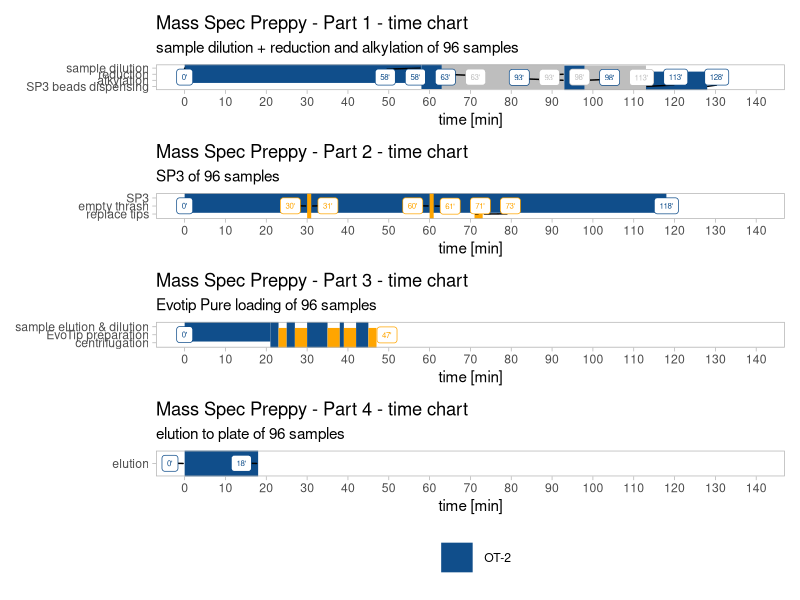
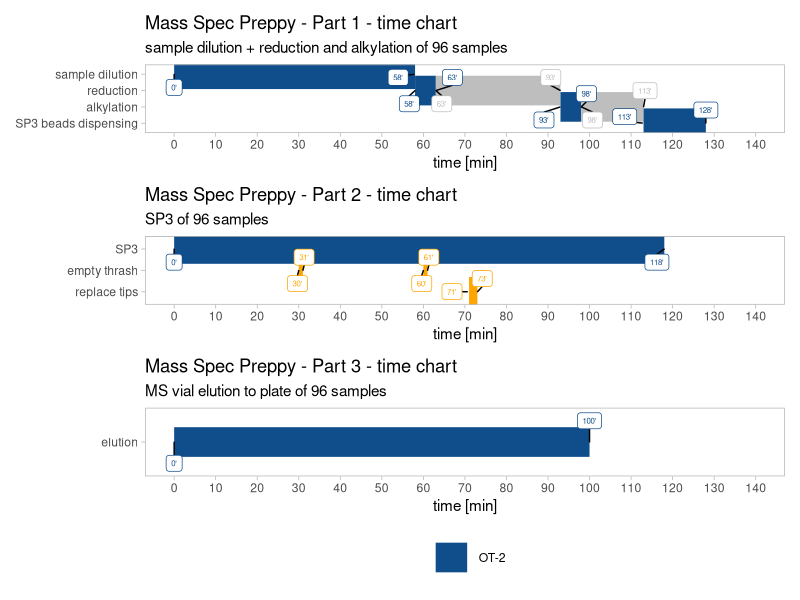

These figures' R source, in order:
library(tidyverse)
library(ggrepel)
library(patchwork)


#colors
manual_colors <-  c("OT-2" = "dodgerblue4","manual"= "orange","H/S incubation_time" = "grey")


#part1
part1<- tribble(~item, ~activity,~manual_OT_2,~start,~end,
        1,"sample dilution","OT-2",0,58,
        2,"reduction","OT-2",58,63,
        3,"reduction","H/S incubation_time",63,93,
        6,"alkylation","OT-2",93,98,
        8,"alkylation","H/S incubation_time",98,113,
        9,"SP3 beads dispensing","OT-2",113,128
        )


# part2
part2<- tribble(~item, ~activity,~manual_OT_2,~start,~end,
                1,"SP3","OT-2",0,118,
                2,"empty thrash","manual",30,31,
                3,"empty thrash","manual",60,61,
                4,"replace tips","manual",71,73
)


# part3 EvoTip
part3_EvoTip<- tribble(~item, ~activity,~manual_OT_2,~start,~end,
                1,"sample elution & dilution","OT-2",0,21,#sample prep
                2,"EvoTip preparation","OT-2",21,23,#Solvent B
                3,"centrifugation","manual",23,25,
                4,"EvoTip preparation","OT-2",25,27,#Solvent A
                5,"centrifugation","manual",27,30,
                6,"EvoTip preparation","OT-2",30,35,#sample loading
                7,"centrifugation","manual",35,38,
                8,"EvoTip preparation","OT-2",38,39,#Solvent A
                9,"centrifugation","manual",39,42,
                10,"EvoTip preparation","OT-2",42,45,#Solvent A
                11,"centrifugation","manual",45,47
)


# part4 post Evotip elution
part4_EvoTip<- tribble(~item, ~activity,~manual_OT_2,~start,~end,
                1,"elution","OT-2",0,18
)

# part3 MSvial
part3_MSvial<- tribble(~item, ~activity,~manual_OT_2,~start,~end,
                       1,"elution","OT-2",0,100
)


# tidy data ---------------------------------------------------------------
  
#tidy part1
part1_fact <- unique(part1$activity)
part1_tidy <- part1 %>% 
  pivot_longer(c("start","end"),names_to = "start_end",values_to = "minutes") %>% 
  mutate(activity = factor(activity,levels = rev(part1_fact)))

#tidy part2
part2_fact <- unique(part2$activity)
part2_tidy <- part2 %>% 
  pivot_longer(c("start","end"),names_to = "start_end",values_to = "minutes") %>% 
  mutate(activity = factor(activity,levels = rev(part2_fact)))

#tidy part3 EvoTip
part3_EvoTip_fact <- unique(part3_EvoTip$activity)
part3_EvoTip_tidy <- part3_EvoTip %>% 
  pivot_longer(c("start","end"),names_to = "start_end",values_to = "minutes") %>% 
  mutate(activity = factor(activity,levels = rev(part3_EvoTip_fact)))

#tidy part4
part4_EvoTip_fact <- unique(part4_EvoTip$activity)
part4_EvoTip_tidy <- part4_EvoTip %>% 
  pivot_longer(c("start","end"),names_to = "start_end",values_to = "minutes") %>% 
  mutate(activity = factor(activity,levels = rev(part4_EvoTip_fact)))


#tidy part3 MSvial
part3_MSvial_fact <- unique(part3_MSvial$activity)
part3_MSvial_tidy <- part3_MSvial %>% 
  pivot_longer(c("start","end"),names_to = "start_end",values_to = "minutes") %>% 
  mutate(activity = factor(activity,levels = rev(part3_MSvial_fact)))


# plots -------------------------------------------------------------------

part1_plot<- ggplot(part1_tidy, aes(minutes, activity, color = manual_OT_2, group=item)) +
  geom_line(size = 10) +
  labs(x="time [min]", y=NULL, title="Mass Spec Preppy - Part 1 - time chart", subtitle = "sample dilution + reduction and alkylation of 96 samples")+
  theme_light()+
  theme(panel.grid = element_blank())+
  scale_x_continuous(breaks = seq(0,140,10))+
  scale_color_manual(values = manual_colors)+
  geom_label_repel(mapping = aes(label = paste(minutes,"'",sep="")),size = 2,
                   nudge_y = rep(c(-0.5,0.5),nrow(part1_tidy)/2),show.legend = F,segment.color = "black",min.segment.length = 0.01)+
  theme(legend.position = "bottom")+
  coord_cartesian(xlim = c(0,140))+
  guides(color = "none")


part2_plot<- ggplot(part2_tidy, aes(minutes, activity, color = manual_OT_2, group=item)) +
  geom_line(size = 10) +
  labs(x="time [min]", y=NULL, title="Mass Spec Preppy - Part 2 - time chart", subtitle = "SP3 of 96 samples")+
  theme_light()+
  theme(panel.grid = element_blank())+
  scale_x_continuous(breaks = seq(0,140,10))+
  scale_color_manual(values = manual_colors)+
  geom_label_repel(mapping = aes(label = paste(minutes,"'",sep="")),size = 2,
                   nudge_y = rep(c(-0.5,0.5),nrow(part2_tidy)/2),show.legend = F,segment.color = "black",min.segment.length = 0.01)+
  theme(legend.position = "bottom")+
  coord_cartesian(xlim = c(0,140))+
  guides(color = "none")


part3_EvoTip_plot<- ggplot(part3_EvoTip_tidy, aes(minutes, activity, color = manual_OT_2, group=item)) +
  geom_line(size = 10) +
  labs(x="time [min]", y=NULL, title="Mass Spec Preppy - Part 3 - time chart", subtitle = "Evotip Pure loading of 96 samples")+
  theme_light()+
  theme(panel.grid = element_blank())+
  scale_x_continuous(breaks = seq(0,140,10))+
  scale_color_manual(values = manual_colors)+
  geom_label_repel(mapping = aes(label = paste(minutes,"'",sep="")),size = 2,
                   nudge_y = rep(c(-0.5,0.5),nrow(part3_EvoTip_tidy)/2),show.legend = F,segment.color = "black",min.segment.length = 0.01)+
  theme(legend.position = "bottom")+
  coord_cartesian(xlim = c(0,140))+
  guides(color = "none")


part4_EvoTip_plot<- ggplot(part4_EvoTip_tidy, aes(minutes, activity, color = manual_OT_2, group=item)) +
  geom_line(size = 10) +
  labs(x="time [min]", color = "", y=NULL, title="Mass Spec Preppy - Part 4 - time chart", subtitle = "elution to plate of 96 samples")+
  theme_light()+
  theme(panel.grid = element_blank())+
  scale_x_continuous(breaks = seq(0,140,10))+
  scale_color_manual(values = manual_colors)+
  geom_label_repel(mapping = aes(label = paste(minutes,"'",sep="")),size = 2,
                   nudge_y = rep(c(-0.5,0.5),nrow(part4_EvoTip_tidy)/2),show.legend = F,segment.color = "black",min.segment.length = 0.01)+
  theme(legend.position = "bottom")+
  coord_cartesian(xlim = c(0,140))

part3_MSvial_plot<- ggplot(part3_MSvial_tidy, aes(minutes, activity, color = manual_OT_2, group=item)) +
  geom_line(size = 10) +
  labs(x="time [min]", color = "", y=NULL, title="Mass Spec Preppy - Part 3 - time chart", subtitle = "MS vial elution to plate of 96 samples")+
  theme_light()+
  theme(panel.grid = element_blank())+
  scale_x_continuous(breaks = seq(0,140,10))+
  scale_color_manual(values = manual_colors)+
  geom_label_repel(mapping = aes(label = paste(minutes,"'",sep="")),size = 2,
                   nudge_y = rep(c(-0.5,0.5),nrow(part3_MSvial_tidy)/2),show.legend = F,segment.color = "black",min.segment.length = 0.01)+
  theme(legend.position = "bottom")+
  coord_cartesian(xlim = c(0,140))



# combine charts ----------------------------------------------------------



evotip_timechart_OT2<- part1_plot/part2_plot/part3_EvoTip_plot/part4_EvoTip_plot
ggsave(plot = evotip_timechart_OT2,filename = "www/OT2_Evotip_timechart.png",device = "png",width = 11,height = 9)

MSvial_timechart_OT2<- part1_plot/part2_plot/part3_MSvial_plot
ggsave(plot = MSvial_timechart_OT2,filename = "www/OT2_MSvial_timechart.png",device = "png",width = 11,height = 7)
